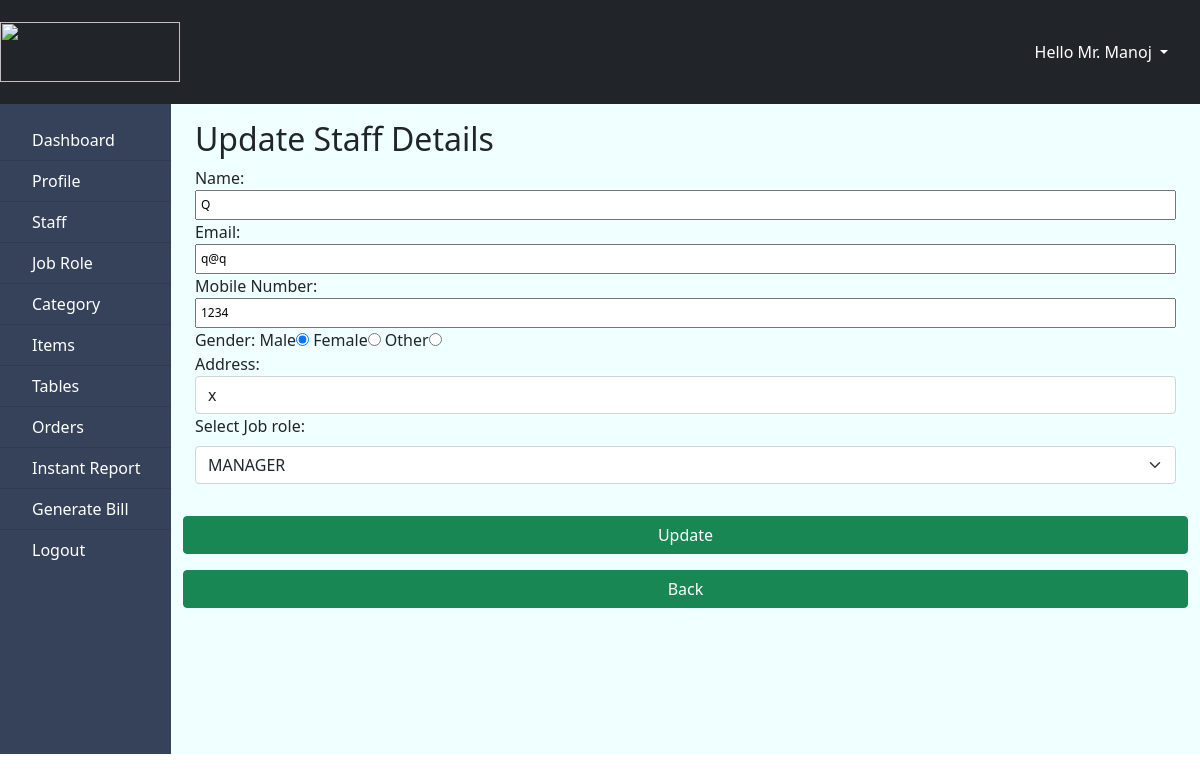
Page /updatestaff.php?id=1 (signed in) on the committed database.
### tables this page shows
CREATE TABLE IF NOT EXISTS `rms_admin` (
  `id` int(10) NOT NULL AUTO_INCREMENT,
  `name` varchar(30) NOT NULL,
  `email` varchar(30) NOT NULL,
  `mobile_no` int(13) NOT NULL,
  `gender` varchar(30) NOT NULL,
  `address` varchar(100) NOT NULL,
  `password` varchar(200) NOT NULL,
  PRIMARY KEY (`id`),
  UNIQUE KEY `email` (`email`)
);

CREATE TABLE IF NOT EXISTS `staff` (
  `id` int(30) NOT NULL AUTO_INCREMENT,
  `name` varchar(30) NOT NULL,
  `mobile_no` int(13) NOT NULL,
  `email` varchar(30) NOT NULL,
  `gender` varchar(30) NOT NULL,
  `address` varchar(100) NOT NULL,
  `job_role` int(30) NOT NULL,
  `salary` float NOT NULL,
  `manage_by` int(30) NOT NULL,
  PRIMARY KEY (`id`),
  KEY `FK_staff_admin` (`manage_by`),
  KEY `FK_staff_job_role` (`job_role`)
);

CREATE TABLE IF NOT EXISTS `rms_jobrole` (
  `id` int(30) NOT NULL AUTO_INCREMENT,
  `name` varchar(30) NOT NULL,
  `salary` float NOT NULL,
  PRIMARY KEY (`id`),
  UNIQUE KEY `name` (`name`)
);

### updatestaff.php (the view, shortened to what this page needs)
<?php
include_once 'rmsdbcon.php';
if (isset($_SESSION["admin"])) {
    $user = $_SESSION["admin"];
    $r = mysqli_query($con, "SELECT * FROM `rms_admin` WHERE `id`='$user'");
    $row = mysqli_fetch_array($r);
    $i = $row["name"];
}else{
    header("location:rmslogout.php");
}
$result = mysqli_query($con, "SELECT * FROM `staff` WHERE id ='" . $_GET["id"] . "'");
$row = mysqli_fetch_array($result);
$g = $row['gender'];
$jr = $row['job_role'];
?>
<!DOCTYPE html>
<html>
<head>
    <link href="https://cdn.jsdelivr.net/npm/bootstrap@5.1.3/dist/css/bootstrap.min.css" rel="stylesheet">
</head>
<body>
    <header>
        <nav class="navbar navbar-light bg-dark">
            <a class="navbar-brand" href="#">
                <img src="images/food-mania-logo.png" width="180" height="60" class="d-inline-block align-top" alt="">
            </a>
            <div id="page-content-wrapper">
                <nav class="navbar navbar-expand-lg navbar-light bg-transparent py-4 px-4">
                    <div class="collapse navbar-collapse" id="navbarSupportedContent">
                        <ul class="navbar-nav ms-auto mb-2 mb-lg-0">
                            <li class="nav-item dropdown">
                                <a class="nav-link dropdown-toggle second-text text-white" href="#" id="navbarDropdown" role="button" data-bs-toggle="dropdown" aria-expanded="false">
                                    <i class="fas fa-user me-2"></i><?php echo "Hello " . $i ?>
                                </a>
                            </li>
                        </ul>
                    </div>
                </nav>
            </div>
        </nav>
    </header>
    <div style="background-color: azure; height: 650px;" class="d-flex" id="wrapper">
        <div style="background-color: #354259; width: 200px;" class="" id="sidebar-wrapper">
            <div class="list-group list-group-flush my-3 ">
                <a href="index.php" class="list-group-item list-group-item-action bg-transparent text-white second-text ">
                    <i class="fa fa-tachometer p-2" aria-hidden="true"></i>Dashboard</a>
                <a href="admindetails.php" class="list-group-item list-group-item-action bg-transparent text-white second-text ">
                    <i class="fa fa-user p-2" aria-hidden="true"></i>Profile</a>
                <a href="displaystaff.php" class="list-group-item list-group-item-action bg-transparent text-white second-text">
                    <i class="fa fa-users p-2" aria-hidden="true"></i>Staff</a>
                    <a href="displayjobrole.php" class="list-group-item list-group-item-action bg-transparent text-white second-text ">
                    <i class="fas fa-user-graduate p-2" aria-hidden="true"></i>Job Role</a>
                <a href="displayitemcatagory.php" class="list-group-item list-group-item-action bg-transparent text-white second-text ">
                    <i class="fa fa-th-large p-2" aria-hidden="true"></i>Category</a>
                <a href="menu.php" class="list-group-item list-group-item-action bg-transparent text-white second-text ">
                    <i class="fa fa-cutlery p-2" aria-hidden="true"></i>Items</a>
                <a href="rmsmanagetable.php" class="list-group-item list-group-item-action bg-transparent text-white second-text">
                    <i class="fa fa-braille p-2" aria-hidden="true"></i>Tables</a>
                <a href="displaytodaysorder.php" class="list-group-item list-group-item-action bg-transparent text-white second-text ">
                    <i class="fa fa-clipboard p-2" aria-hidden="true"></i>Orders</a>
                    <a href="dailyreport.php" class="list-group-item list-group-item-action bg-transparent text-white second-text ">
                    <i class="fa fa-bar-chart p-2" aria-hidden="true"></i>Instant Report</a>
                <a href="billgenerate.php" class="list-group-item list-group-item-action bg-transparent text-white second-text ">
                    <i class="fa fa-file-pdf-o p-2" aria-hidden="true"></i>Generate Bill</a>
                <a href="rmslogout.php" class="list-group-item list-group-item-action bg-transparent text-white second-text ">
                <i class="fa fa-logout p-2" aria-hidden="true"></i>Logout</a>
            </div>
        </div>
        <div class="container-fluid">
            <div class="container mt-3">
                <h2>Update Staff Details</h2>
                <form action="" method="POST">
                    <div class="row">
                        <div class="form-group ">
                            <label for="name" class="">Name:</label>
                            <input style="font-size: 12px;" class="input-group input-group-sm p-1" type="text" name="r1" class="form-control" id="" required value="<?php echo $row['name']; ?>">
                        </div><br>
                        <div class="form-group ">
                            <label for="email" class="">Email:</label>
                            <input style="font-size: 12px;" class="input-group input-group-sm p-1" type="email" name="r2" class="form-control" id="" required value=" <?php echo $row['email']; ?>">
                        </div>
                        <br>
                        <div class="form-group ">
                            <label for="mobile_number" class="">Mobile Number:</label>
                            <input style="font-size: 12px;" class="input-group input-group-sm p-1" type="number" name="r3" class="form-control" id="" required value="<?php echo $row['mobile_no']; ?>">
                        </div>
                        <br>
                        <div class="form-group ">
                            <label for="Gender" class="">Gender:</label>
                            Male<input type="radio" id="Gender" name="Gender" class="Gender" value="Male" <?php if ($g == "Male") {
                                                                                                                echo "checked";
                                                                                                            }
                                                                                                            ?>>
                            Female<input type="radio" id="Gender" name="Gender" class="Gender" value="Female" <?php if ($g == "Female") {
                                                                                                                    echo "checked";
                                                                                                                }
                                                                                                                ?>>
                            Other<input type="radio" id="Gender" name="Gender" class="Gender" value="Other" <?php if ($g == "Other") {
                                                                                                                echo "checked";
                                                                                                            }
                                                                                                            ?>>
                        </div>
                        <br>
                        <div class="form-group">
                            <label for="Address" class="">Address:</label>
                            <input type="textarea" name="r4" class="form-control" id="exampleFormControlTextarea1" rows="2" value="<?php echo $row["address"]; ?>">
                        </div>
                        <br>
                        <div class="mb-3">
                            <label for="catagory" class="form-label">Select Job role:</label>
                            <select class="form-select" name="JobRole" required>
                                <?php $cat = mysqli_query($con, "SELECT * FROM `rms_jobrole`");
                                while ($roww = mysqli_fetch_array($cat)) {
                                    $idd = $roww["id"];
                                    $name = $roww["name"];
                                ?>
                                    <option value="<?php echo $idd; ?>" <?PHP if ($jr == $idd) {
                                                                            echo "selected";
                                                                        } ?>><?php echo $name; ?></option>'<?php }
                                                                                                                                            $k++; ?>
                            </select>
                        </div>
                        <input type="submit" name="submit" value="Update" class="btn btn-success mt-3"></input>
                        <a href="displaystaff.php" class="btn btn-success mt-3" role="button">Back</a>
                </form>
            </div>
                                                                    </div></div>
</body>
</html>

### rows in the picture
rms_admin: name "Mr. Manoj"
staff: r1 "Q", r2 "q@q", r3 "1234", gender "☑ Gender:", r4 "x", JobRole "MANAGER"
